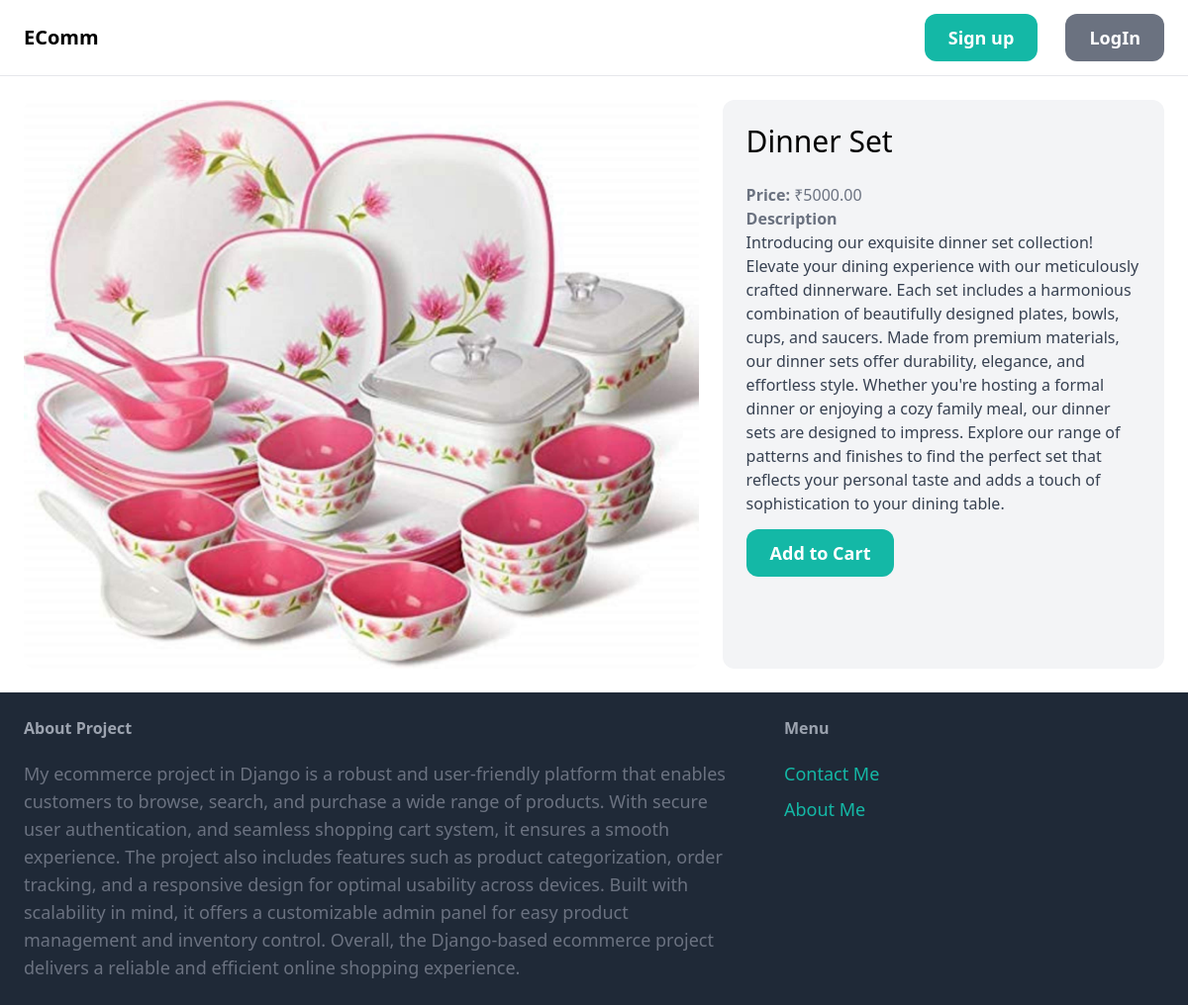
The page /product/7 on the database its author committed.
### store/models.py (models this page shows, shortened)
class Product(models.Model):
    name = models.CharField(max_length=100)
    description = models.TextField()
    price = models.DecimalField(max_digits=8, decimal_places=2)
    category = models.ForeignKey(Category, on_delete=models.CASCADE)
    img = models.ImageField(upload_to='products', null=True, blank=True)

### store/views.py (the view)
# urls.py: path('product/<int:pk>', views.product_detail, name='product_detail'),
def product_detail(request, pk):
    product = get_list_or_404(Product, pk=pk)[0]
    buy = True
    if request.user.is_authenticated:
        cart, created = Cart.objects.get_or_create(user=request.user)
        products = cart.products.all()
        if product in products:
            buy=False
        return render(request, 'store/product_detail.html',{'product': product, 'buy': buy})
    return render(request, 'store/product_detail.html',{'product': product, 'buy': buy})

### store/templates/store/product_detail.html (shortened to what this page needs)
{% extends 'store/base.html'%}
{%block content%}
<div class="grid grid-cols-5 gap-6">
    <div class="col-span-3">
        <img src="{{product.img.url}}" alt="img1" class="rounded-xl">
    </div>
    <div class="col-span-2 p-6 bg-gray-100 rounded-xl">
        <h1 class="mb-6 text-3xl">{{product.name}}</h1>
        <p class="text-gray-500"><strong>Price: </strong>₹{{product.price}}</p>
        {%if product.description%}
        <p class="text-gray-700">
            <strong class="text-gray-500">Description</strong><br>
            {{product.description}}
        </p>
        {%endif%}
        <br>
        <form action="." method="post">
            {%if buy%}
            <a href="{%url 'store:add_to_cart' product.id%}" class="px-6 py-3 text-lg font-semibold bg-teal-500 text-white rounded-xl hover:bg-teal-700">Add to Cart</a>
            {%else%}
            <a href="{%url 'store:remove_from_cart' product.id%}" class="px-6 py-3 text-lg font-semibold bg-teal-500 text-white rounded-xl hover:bg-teal-700">Remove from Cart</a>
            {%endif%}
        </form>
    </div>
</div>
{%endblock%}

### rows shown on the page
Product: img (picture), name "Dinner Set", price "5000.00", description "Introducing our exquisite dinner set collection! Elevate your dining experience with our meticulously crafted dinnerware. Each set includes a harmonious combination of beautifully designed plates, bowls, cups, and saucers. Made from premium materials, our dinner sets offer durability, elegance, and effortless style. Whether you're hosting a formal dinner or enjoying a cozy family meal, our dinner sets are designed to impress. Explore our range of patterns and finishes to find the perfect set that reflects your personal taste and adds a touch of sophistication to your dining table."
